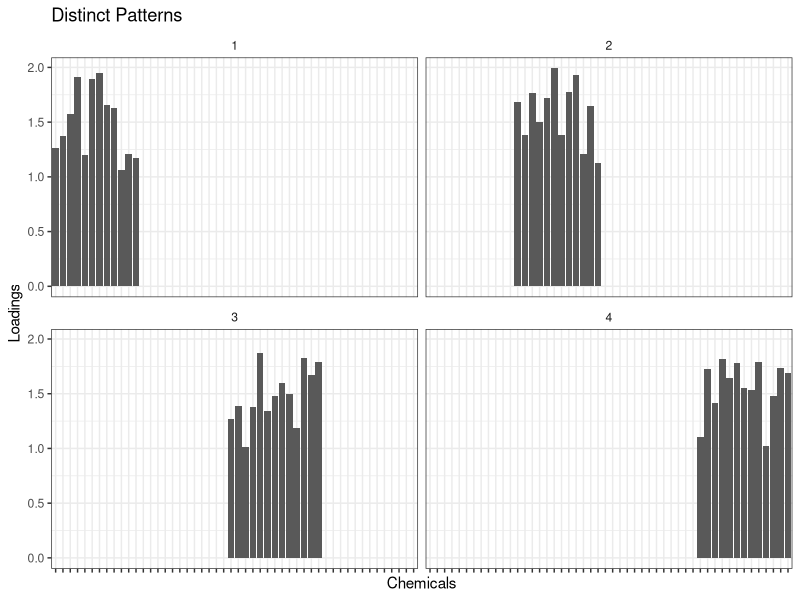
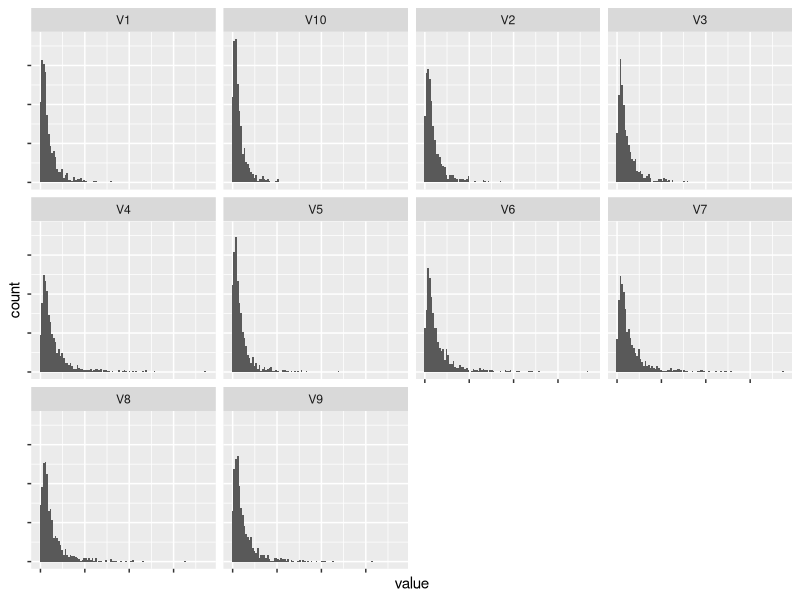
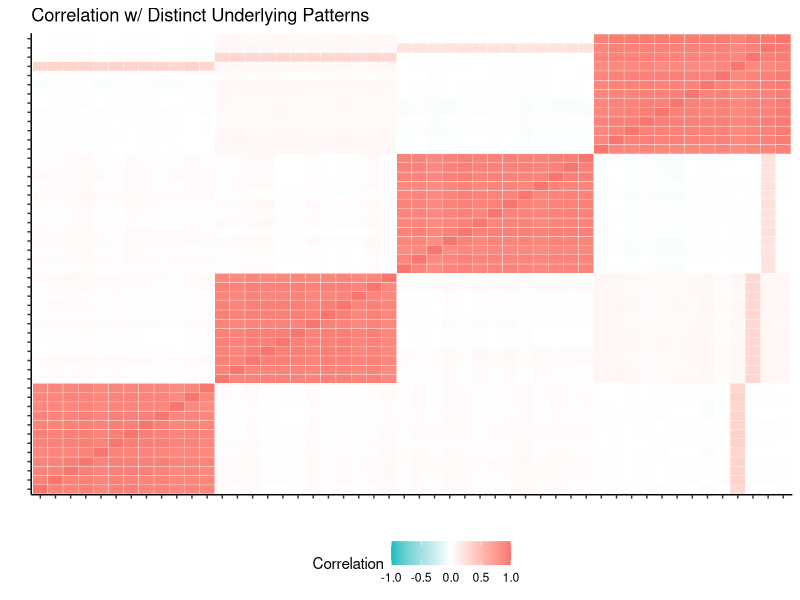
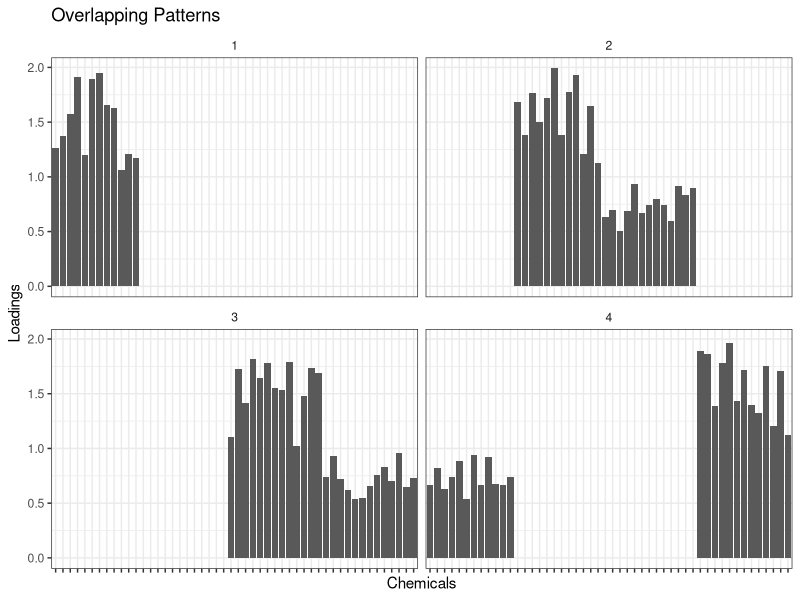
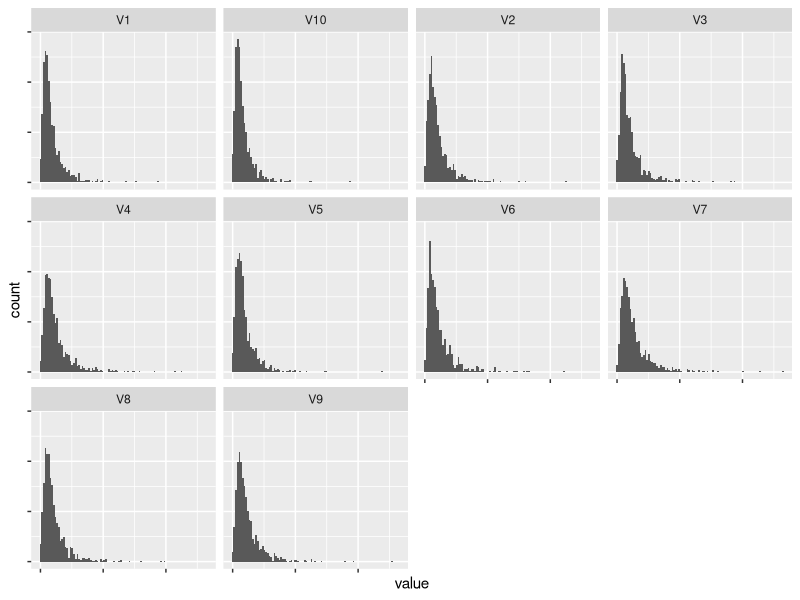
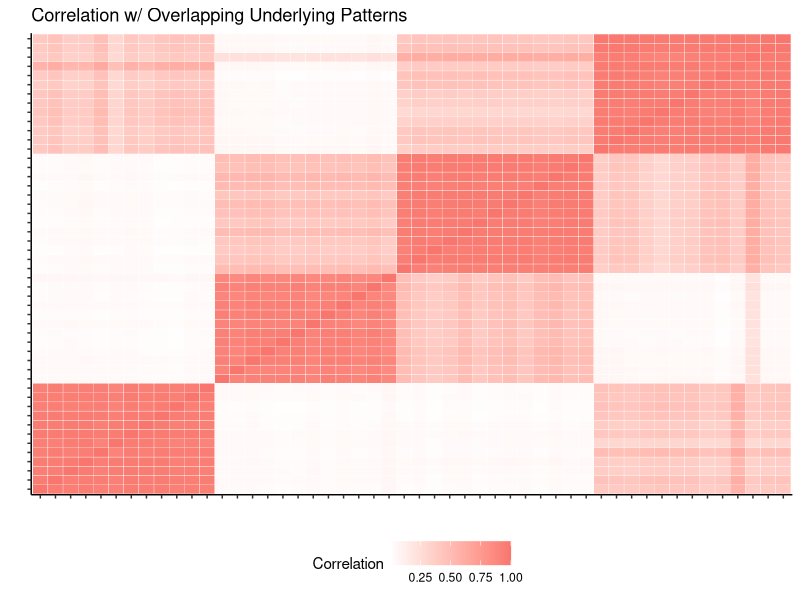

The R source for these figures, in order:
## ---- chunk 1
options(scipen = 999)
library(reshape2) # melt
library(MASS) # mvrnorm
library(tidyverse)
## ---- chunk 2
## Construct a matrix for 4 TRUE exposure patterns
## replace runif between 0--0.2 with rep 0
create_patterns_dist <- function (seed) {
  set.seed(seed)
  patterns_dist <- 
    rbind(c(runif(12, 1, 2),   rep(0, 38)),
          c(rep(0, 12),        runif(12, 1, 2),   rep(0, 26)),
          c(rep(0, 24),                           runif(13, 1, 2),  rep(0, 13)),
          c(rep(0, 37), runif(13, 1, 2)))
  patterns_dist
}

patterns_dist_iter <- tibble(seed = 1:100) %>% 
 mutate(true_patterns = map(seed, create_patterns_dist))
## ---- chunk 3
patterns_dist_iter$true_patterns[[1]] %>% as_tibble() %>% 
  mutate(Pattern = 1:4) %>% 
  dplyr::select(Pattern, everything()) %>% 
  gather(key = Chemicals, value = Loadings, -Pattern) %>% 
  mutate(Chemicals = fct_inorder(Chemicals)) %>%
  ggplot(aes(x = Chemicals, y = Loadings)) + geom_col() +
  facet_wrap(.~Pattern) + theme_bw() +
  theme(axis.text.x = element_blank(),
        strip.background = element_blank()) +
  labs(title = "Distinct Patterns")
## ---- chunk 4
create_scores_dist <- function (seed) {
  scores_dist <- matrix(nrow = 1000, ncol = 4)
  set.seed(seed)
  scores_dist <- exp(mvrnorm(n = 1000, mu = rep(1, 4), # mu = rnorm(4, mean = 1), 
                          Sigma = diag(rep(1, 4)))) # Independent log normal dist
  scores_dist
}

scores_dist_iter <- patterns_dist_iter %>% 
 mutate(true_scores = map(seed, create_scores_dist))
## ---- chunk 5
sim_dist <- scores_dist_iter %>% 
  mutate(chem = map2(true_scores, true_patterns, `%*%`))
## ---- chunk 6
chemx <- sim_dist$chem[[1]]

add_noise <- function (seed, chemx) {
  #noise <- list(mean = 0, sd = apply(chemx, 2, var)/10)
  noise <- list(mean = 0, sd = rep(1, 50)) # QUICK CHECK FOR NOISE SENSITIVITY
  set.seed(seed)
  chem_dist <- pmax(chemx + 
                      mvrnorm(n = 1000, mu = rep(0, 50), 
                                        Sigma = diag(noise$sd)), 0)	
  chem_dist
}

sim_dist <- sim_dist %>% 
 mutate(sim = map2(seed, chem, add_noise))
## ---- chunk 7
dist <- sim_dist$sim[[1]]

apply(dist, 2, sd)
apply(dist, 2, mean)
summary(dist)[1:6, 1:5]

as_tibble(dist) %>% 
  dplyr::select(-(11:50)) %>% 
  pivot_longer(1:10) %>% 
  ggplot(aes(x = value)) +
  geom_histogram(bins = 100) +
facet_wrap(~name) +
  theme(axis.text.x = element_blank(),
        axis.text.y = element_blank())
## ---- chunk 8
melt(cor(dist, method = "spearman")) %>% 
  as_tibble() %>% 
  rename(Correlation = value) %>% 
  mutate(Var1 = as.factor(Var1),
         Var2 = as.factor(Var2)) %>% 
  ggplot(aes(x = Var1, y = Var2)) +
  geom_tile(aes(fill = Correlation), colour = "white") +
  scale_fill_gradient2(low = "#00BFC4", mid = "white", high = "#F8766D",
                       midpoint = 0,
                       na.value = "transparent", limits = c(-1, 1)) +
  theme_classic() + labs(x = "", y = "") +
  theme(axis.text = element_blank(),
        legend.position = "bottom") + 
  ggtitle("Correlation w/ Distinct Underlying Patterns")
## ---- chunk 9
# replace runif 0-0.2 with rep 0
create_patterns_over <- function (seed) {
  set.seed(seed)
  patterns_cor <-
    rbind(c(runif(12, 1, 2),  rep(0, 38)),
          c(rep(0, 12),       runif(12, 1, 2),  runif(13, 0.5, 1), rep(0, 13)),
          c(rep(0, 24),                         runif(13, 1, 2), runif(13, 0.5, 1)),
          c(runif(12, 0.5, 1), rep(0, 25), runif(13, 1, 2)))
  patterns_cor
}

patterns_over_iter <- tibble(seed = 1:100) %>% 
 mutate(true_patterns = map(seed, create_patterns_over))
## ---- chunk 10
patterns_over_iter$true_patterns[[1]] %>% as_tibble() %>% 
  mutate(Pattern = 1:4) %>% 
  dplyr::select(Pattern, everything()) %>% 
  gather(key = Chemicals, value = Loadings, -Pattern) %>% 
  mutate(Chemicals = fct_inorder(Chemicals)) %>%
  ggplot(aes(x = Chemicals, y = Loadings)) + geom_col() +
  facet_wrap(.~Pattern) + theme_bw() +
  theme(axis.text.x = element_blank(),
        strip.background = element_blank()) +
  labs(title = "Overlapping Patterns")
## ---- chunk 11
sim_over <- scores_dist_iter %>% 
  dplyr::select(seed, true_scores) %>% 
  full_join(., patterns_over_iter) %>% 
  mutate(chem = map2(true_scores, true_patterns, `%*%`))
## ---- chunk 12
sim_over <- sim_over %>% 
 mutate(sim = map2(seed, chem, add_noise))
## ---- chunk 13
over <- sim_over$sim[[1]]

(apply(over, 2, sd))
(apply(over, 2, mean))
summary(over)[1:6, 1:5]

as_tibble(over) %>% 
  dplyr::select(-(11:50)) %>% 
  pivot_longer(1:10) %>% 
  ggplot(aes(x = value)) +
  geom_histogram(bins = 100) +
facet_wrap(~name) +
  theme(axis.text.x = element_blank(),
        axis.text.y = element_blank())
## ---- chunk 14
melt(cor(over, method = "spearman")) %>% 
  as_tibble() %>% 
  rename(Correlation = value) %>% 
  mutate(Var1 = as.factor(Var1),
         Var2 = as.factor(Var2)) %>% 
  ggplot(aes(x = Var1, y = Var2)) +
  geom_tile(aes(fill = Correlation), colour = "white") +
  scale_fill_gradient2(low = "#00BFC4", high = "#F8766D") +
  theme_classic() + labs(x = "", y = "") +
  theme(axis.text = element_blank(),
        legend.position = "bottom") + 
  ggtitle("Correlation w/ Overlapping Underlying Patterns")
## ---- chunk 15
sim_dgp_rep1 <- rbind(sim_dist %>% mutate(data = "Distinct"),
      sim_over %>% mutate(data = "Overlapping"))
  
sim_dgp_rep1

# for (i in 1:nrow(sim_dgp_rep1)) {
#   write_csv(as_tibble(sim_dgp_rep1$sim[[i]]), paste0("./Sims/dgp_rep1/sim_dgp_rep1_", i, ".csv"))
# }

# save(sim_dgp_rep1, file = "./Sims/sim_dgp_rep1.RDA")
